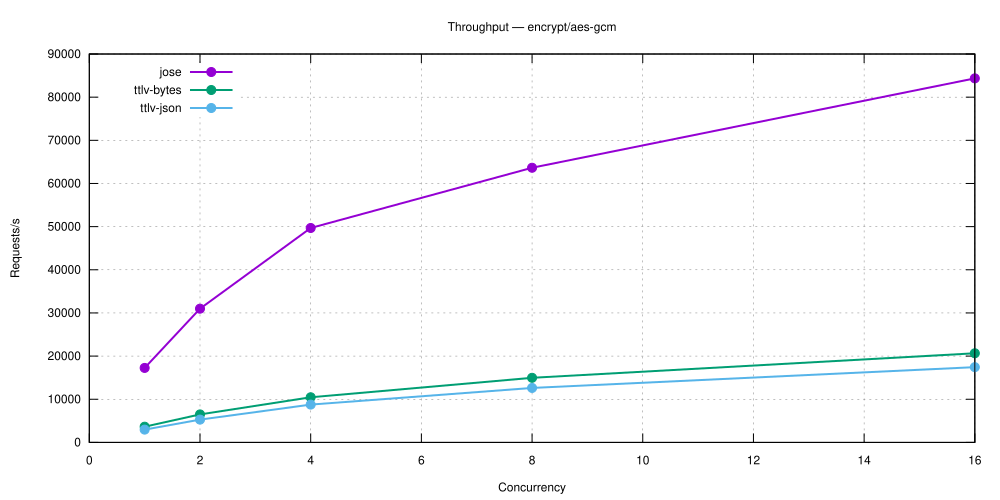

The gnuplot source for this figure:
set terminal svg size 1000,500 enhanced font 'Helvetica,12'
set output 'encrypt_aes-gcm.svg'
set title 'Throughput — encrypt/aes-gcm'
set grid
set xlabel 'Concurrency'
set ylabel 'Requests/s'
set key top left
plot 'encrypt_aes-gcm-5.27.1-jose.dat' using 1:2 with linespoints lw 2 pt 7 title 'jose', \
     'encrypt_aes-gcm-5.27.1-ttlv-bytes.dat' using 1:2 with linespoints lw 2 pt 7 title 'ttlv-bytes', \
     'encrypt_aes-gcm-5.27.1-ttlv-json.dat' using 1:2 with linespoints lw 2 pt 7 title 'ttlv-json'
